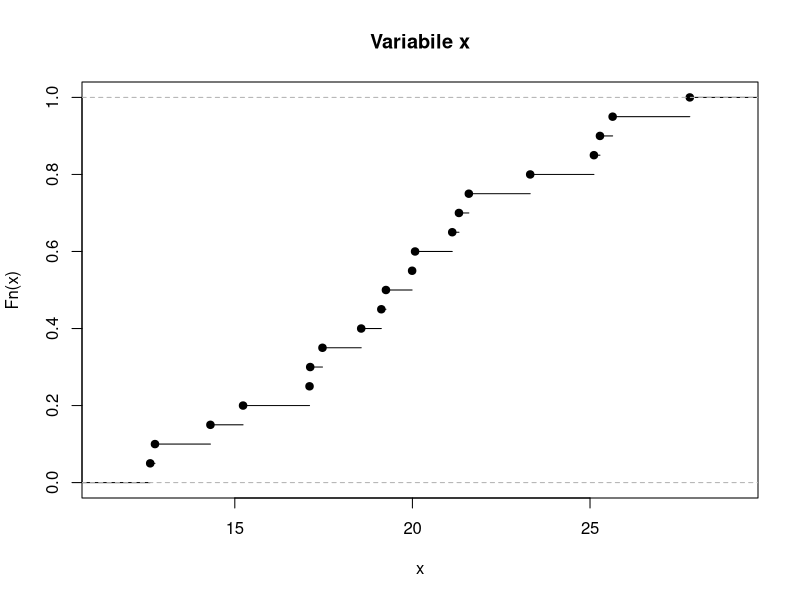

The R source for this figure:
## ---- chunk 1
knitr::opts_chunk$set(echo = F, eval = T, message = F, warning = F, error = F, comment = NA, cache = F, include = T, R.options = list(width = 100), collapse = T, dpi = 200, fig.align = "center", fig.height = 5, fig.width = 8)
## ---- chunk 2
set.seed(123)
x <- rgamma(20, 20, 1)
plot(ecdf(x), main = "Variabile x")
## ---- chunk 3
freq_ass <- c(4, 0, 15, 70, 318, 1255, 3599, 9372, 14686, 6580)
freq_rel <- freq_ass / sum(freq_ass)
freq_cum_rel <- cumsum(freq_rel)
freq_cum_ass <- cumsum(freq_ass)
tab <- cbind(freq_ass, freq_rel, freq_cum_rel, freq_cum_ass)
colnames(tab) <- c("$n_j$", "$f_j$", "$F_j$", "$N_j$")
knitr::kable(tab, digits=4)
